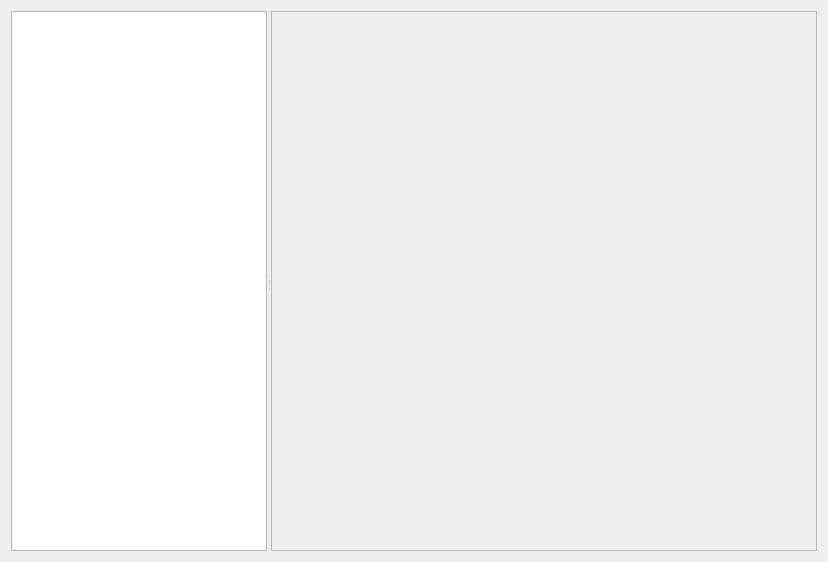
<?xml version="1.0" encoding="UTF-8"?>
<ui version="4.0">
 <class>AccountViewWindow</class>
 <widget class="QWidget" name="AccountViewWindow">
  <property name="geometry">
   <rect>
    <x>0</x>
    <y>0</y>
    <width>828</width>
    <height>562</height>
   </rect>
  </property>
  <property name="windowTitle">
   <string>Accounts</string>
  </property>
  <property name="windowIcon">
   <iconset resource="../../Resources/Resources.qrc">
    <normaloff>:/icons/application_server.png</normaloff>:/icons/application_server.png</iconset>
  </property>
  <layout class="QVBoxLayout" name="verticalLayout">
   <item>
    <widget class="QSplitter" name="m_detailsViewSplitter">
     <property name="sizePolicy">
      <sizepolicy hsizetype="Preferred" vsizetype="Preferred">
       <horstretch>0</horstretch>
       <verstretch>0</verstretch>
      </sizepolicy>
     </property>
     <property name="orientation">
      <enum>Qt::Horizontal</enum>
     </property>
     <widget class="QTreeView" name="m_accountView">
      <property name="sizePolicy">
       <sizepolicy hsizetype="Maximum" vsizetype="Expanding">
        <horstretch>0</horstretch>
        <verstretch>0</verstretch>
       </sizepolicy>
      </property>
      <property name="baseSize">
       <size>
        <width>0</width>
        <height>0</height>
       </size>
      </property>
      <property name="selectionMode">
       <enum>QAbstractItemView::ExtendedSelection</enum>
      </property>
      <property name="selectionBehavior">
       <enum>QAbstractItemView::SelectRows</enum>
      </property>
      <property name="indentation">
       <number>10</number>
      </property>
      <property name="uniformRowHeights">
       <bool>false</bool>
      </property>
      <property name="headerHidden">
       <bool>true</bool>
      </property>
      <attribute name="headerVisible">
       <bool>false</bool>
      </attribute>
     </widget>
     <widget class="QScrollArea" name="m_accountDetailsArea">
      <property name="sizePolicy">
       <sizepolicy hsizetype="Expanding" vsizetype="Expanding">
        <horstretch>1</horstretch>
        <verstretch>0</verstretch>
       </sizepolicy>
      </property>
      <property name="widgetResizable">
       <bool>true</bool>
      </property>
      <widget class="QWidget" name="m_accountDetailsWidget">
       <property name="geometry">
        <rect>
         <x>0</x>
         <y>0</y>
         <width>546</width>
         <height>540</height>
        </rect>
       </property>
       <property name="sizePolicy">
        <sizepolicy hsizetype="Preferred" vsizetype="Preferred">
         <horstretch>0</horstretch>
         <verstretch>0</verstretch>
        </sizepolicy>
       </property>
      </widget>
     </widget>
    </widget>
   </item>
  </layout>
 </widget>
 <resources>
  <include location="../../Resources/Resources.qrc"/>
 </resources>
 <connections/>
</ui>
